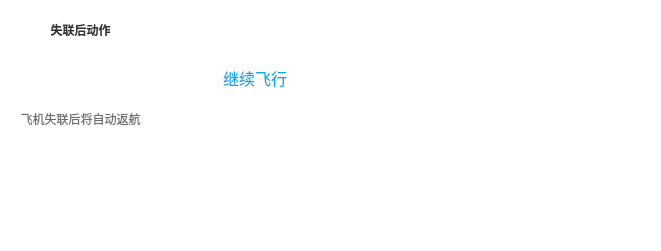
        <widget class="QWidget" name="widget_82" native="true">
         <property name="geometry">
          <rect>
           <x>0</x>
           <y>1120</y>
           <width>661</width>
           <height>251</height>
          </rect>
         </property>
         <property name="styleSheet">
          <string notr="true">background-color: rgb(255, 255, 255);</string>
         </property>
         <widget class="QLabel" name="label_158">
          <property name="geometry">
           <rect>
            <x>20</x>
            <y>10</y>
            <width>121</width>
            <height>41</height>
           </rect>
          </property>
          <property name="styleSheet">
           <string notr="true">outline:0px;
font: 13pt &quot;思源黑体&quot;;
color:rgb(51, 51, 51);
border-width:0;
background: transparent;
border-style:outset;</string>
          </property>
          <property name="text">
           <string>&lt;html&gt;&lt;head/&gt;&lt;body&gt;&lt;p align=&quot;center&quot;&gt;&lt;span style=&quot; font-weight:600;&quot;&gt;失联后动作&lt;/span&gt;&lt;/p&gt;&lt;/body&gt;&lt;/html&gt;</string>
          </property>
          <property name="textFormat">
           <enum>Qt::RichText</enum>
          </property>
         </widget>
         <widget class="QWidget" name="wiget_return_back_2" native="true">
          <property name="geometry">
           <rect>
            <x>25</x>
            <y>60</y>
            <width>110</width>
            <height>36</height>
           </rect>
          </property>
          <property name="styleSheet">
           <string notr="true">border-image: url(:/images/resources/images/ui/SHGCSetUp/return.png)</string>
          </property>
          <widget class="QPushButton" name="btn_return_back_2">
           <property name="geometry">
            <rect>
             <x>0</x>
             <y>0</y>
             <width>110</width>
             <height>36</height>
            </rect>
           </property>
           <property name="font">
            <font>
             <family>黑体</family>
             <pointsize>12</pointsize>
            </font>
           </property>
           <property name="styleSheet">
            <string notr="true">QPushButton{
	
background:url(); background-repeat: no-repeat;background-position:left;border:none;color: rgb(255, 255, 255);}</string>
           </property>
           <property name="text">
            <string>返航</string>
           </property>
          </widget>
         </widget>
         <widget class="QWidget" name="wiget_go_on_2" native="true">
          <property name="geometry">
           <rect>
            <x>200</x>
            <y>60</y>
            <width>110</width>
            <height>36</height>
           </rect>
          </property>
          <property name="styleSheet">
           <string notr="true">border-image: url(:/images/resources/images/ui/SHGCSetUp/goon.png);</string>
          </property>
          <widget class="QPushButton" name="btn_go_on_2">
           <property name="geometry">
            <rect>
             <x>0</x>
             <y>0</y>
             <width>110</width>
             <height>36</height>
            </rect>
           </property>
           <property name="font">
            <font>
             <family>黑体</family>
             <pointsize>12</pointsize>
            </font>
           </property>
           <property name="styleSheet">
            <string notr="true">QPushButton{
	
	
background:url(); background-repeat: no-repeat;background-position:left;border:none;color: rgb(3, 168, 247);}</string>
           </property>
           <property name="text">
            <string>继续飞行</string>
           </property>
          </widget>
         </widget>
         <widget class="QWidget" name="widget_Explain" native="true">
          <property name="geometry">
           <rect>
            <x>0</x>
            <y>99</y>
            <width>661</width>
            <height>100</height>
           </rect>
          </property>
          <layout class="QVBoxLayout" name="verticalLayout">
           <item>
            <widget class="QWidget" name="widget_turnBackExplain" native="true">
             <property name="minimumSize">
              <size>
               <width>650</width>
               <height>31</height>
              </size>
             </property>
             <widget class="QLabel" name="label_159">
              <property name="geometry">
               <rect>
                <x>10</x>
                <y>10</y>
                <width>141</width>
                <height>21</height>
               </rect>
              </property>
              <property name="styleSheet">
               <string notr="true">color: rgb(109, 109, 109);</string>
              </property>
              <property name="text">
               <string>&lt;html&gt;&lt;head/&gt;&lt;body&gt;&lt;p align=&quot;center&quot;&gt;飞机失联后将自动返航&lt;/p&gt;&lt;/body&gt;&lt;/html&gt;</string>
              </property>
             </widget>
            </widget>
           </item>
           <item>
            <widget class="QWidget" name="widget_continueFlyingExplain" native="true">
             <property name="minimumSize">
              <size>
               <width>650</width>
               <height>51</height>
              </size>
             </property>
             <property name="styleSheet">
              <string notr="true">border-image: url(:/images/resources/images/ui/SHGCSetUp/setup_continueFlyingExplain.png);</string>
             </property>
            </widget>
           </item>
           <item>
            <spacer name="verticalSpacer_3">
             <property name="orientation">
              <enum>Qt::Vertical</enum>
             </property>
             <property name="sizeHint" stdset="0">
              <size>
               <width>20</width>
               <height>42</height>
              </size>
             </property>
            </spacer>
           </item>
          </layout>
         </widget>
        </widget>
